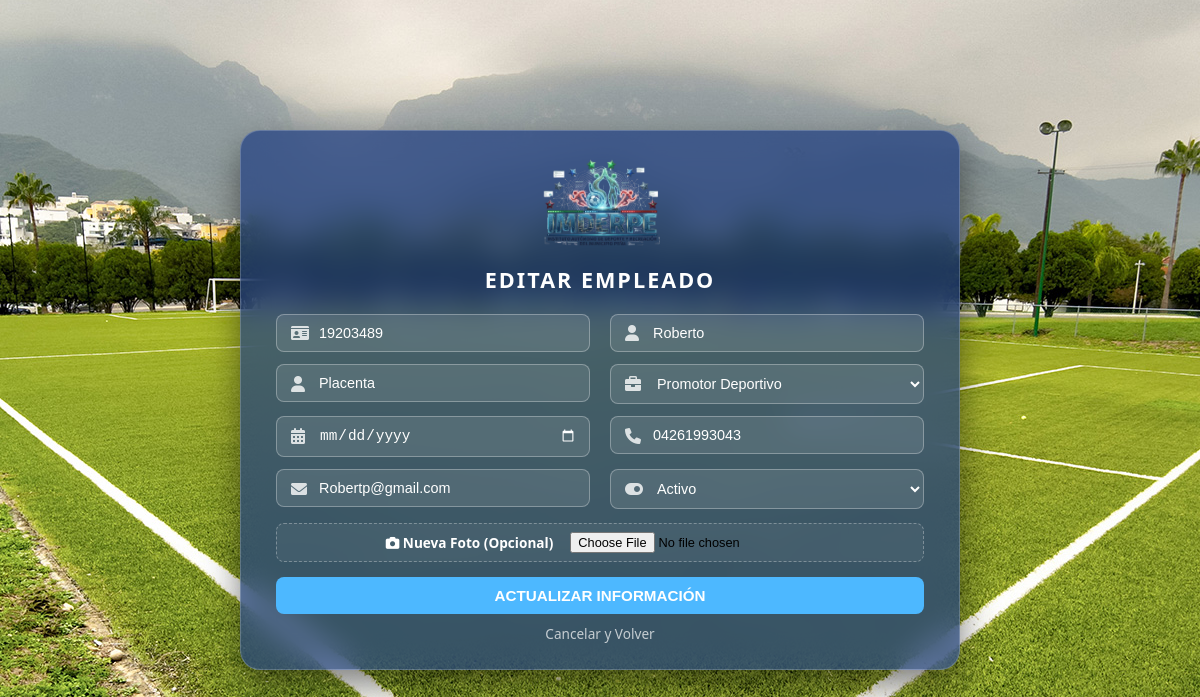
Page /vista/editar_empleado.php?id=2 on the committed database.
### tables this page shows
CREATE TABLE `empleados` (
  `id` int(11) NOT NULL,
  `cedula` varchar(8) NOT NULL,
  `nombre` varchar(100) NOT NULL,
  `apellido` varchar(100) NOT NULL,
  `foto` varchar(255) NOT NULL DEFAULT 'defaultavatar.png',
  `cargo` enum('Por asignar','Presidente','Administrador','Jefe de Planificación','Jefe de la Oficina de la OAC','Promotor Deportivo','Médica','Supervisor Deportivo','Asistente Administrativo','Secretaria','Entrenador Deportivo','Analista de RRHH','Obrero Fijo','Obrero Contratado') NOT NULL DEFAULT 'Por asignar',
  `telefono` varchar(20) NOT NULL,
  `correo` varchar(100) NOT NULL,
  `estado` enum('activo','inactivo') NOT NULL,
  `fecha_ingreso` date DEFAULT NULL
);

### vista/editar_empleado.php (the view, shortened to what this page needs)
<?php
require_once '../controlador/conexion.php';
if (isset($_GET['id'])) {
    $id = intval($_GET['id']);
    $sql = "SELECT * FROM empleados WHERE id = $id";
    $resultado = $conexion->query($sql);
    $empleado = $resultado->fetch_assoc();
} else {
    header("Location: ver_empleados.php");
    exit();
}
?>
<!DOCTYPE html>
<html lang="es">
<head>
    <link rel="stylesheet" href="../estilo/style7.css">
    <link rel="stylesheet" href="https://cdnjs.cloudflare.com/ajax/libs/font-awesome/6.0.0/css/all.min.css">
</head>
<body>
    <div class="login-container">
        <form action="../controlador/controlador_editar_empleado.php" method="POST" enctype="multipart/form-data" class="glass-form">
            <div class="logo-container">
                <img src="../estilo/logo.png" alt="Logo IMDERPE" class="logo-form">
            </div>
            <h2 class="form-title">Editar Empleado</h2>
            <div class="form-grid">
                <div class="input-group">
                    <i class="fas fa-id-card"></i>
                    <input type="text" name="cedula" value="<?php echo htmlspecialchars($empleado['cedula']); ?>" placeholder="Cédula de Identidad" required>
                </div>
                <div class="input-group">
                    <i class="fas fa-user"></i>
                    <input type="text" name="nombre" value="<?php echo htmlspecialchars($empleado['nombre']); ?>" placeholder="Nombres" required>
                </div>
                <div class="input-group">
                    <i class="fas fa-user"></i>
                    <input type="text" name="apellido" value="<?php echo htmlspecialchars($empleado['apellido']); ?>" placeholder="Apellidos" required>
                </div>
                <div class="input-group">
                    <i class="fas fa-briefcase"></i>
                    <select name="cargo" required>
                        <option value="Promotor Deportivo" <?php echo ($empleado['cargo'] == 'Promotor Deportivo') ? 'selected' : ''; ?>>Promotor Deportivo</option>
                    </select>
                </div>
                <div class="input-group">
                    <i class="fas fa-calendar-alt"></i>
                    <input type="date" name="fecha_ingreso" value="<?php echo $empleado['fecha_ingreso']; ?>" title="Fecha de Ingreso">
                </div>
                <div class="input-group">
                    <i class="fas fa-phone"></i>
                    <input type="text" name="telefono" value="<?php echo htmlspecialchars($empleado['telefono']); ?>" placeholder="Número de Teléfono" required>
                </div>
                <div class="input-group">
                    <i class="fas fa-envelope"></i>
                    <input type="email" name="correo" value="<?php echo htmlspecialchars($empleado['correo']); ?>" placeholder="Correo Electrónico" required>
                </div>
                <div class="input-group">
                    <i class="fas fa-toggle-on"></i>
                    <select name="estado" required>
                        <option value="activo" <?php echo ($empleado['estado'] == 'activo') ? 'selected' : ''; ?>>Activo</option>
                    </select>
                </div>
            </div>
            <div class="file-group">
                <label class="file-label" for="foto">
                    <i class="fas fa-camera"></i> Nueva Foto (Opcional)
                </label>
                <input type="file" id="foto" name="foto" accept="image/*">
            </div>
            <div class="action-row">
                <button type="submit" class="btn-update">Actualizar Información</button>
                <a href="ver_empleados.php" class="btn-cancel">Cancelar y Volver</a>
            </div>
        </form>
    </div>
</body>
</html>

### estilo/style7.css (style rules this page uses)
body { margin: 0; padding: 0; font-family: 'Segoe UI', sans-serif; background-image: url('../estilo/background_cancha.jpg'); background-size: cover; background-position: center; background-attachment: fixed; height: 100vh; display: flex; justify-content: center; align-items: center; overflow: hidden; }
.login-container { width: 100%; max-width: 720px; padding: 15px; }
.glass-form { background: rgba(29, 61, 129, 0.7); backdrop-filter: blur(15px); -webkit-backdrop-filter: blur(15px); border: 1px solid rgba(255, 255, 255, 0.2); border-radius: 20px; padding: 25px 35px; box-shadow: 0 15px 35px rgba(0,0,0,0.5); text-align: center; }
.logo-form { width: 128px; height: auto; margin-bottom: 10px; display: block; margin-left: auto; margin-right: auto; }
.form-title { color: white; margin-bottom: 20px; text-transform: uppercase; letter-spacing: 2px; font-size: 1.35rem; }
.form-grid { display: grid; grid-template-columns: 1fr 1fr; gap: 12px 20px; }
.input-group { position: relative; margin-bottom: 0px; }
.input-group i { position: absolute; left: 15px; top: 50%; transform: translateY(-50%); color: rgba(255, 255, 255, 0.8); z-index: 2; }
.input-group input, .input-group select { width: 100%; padding: 10px 12px 10px 42px; background: rgba(255, 255, 255, 0.1) !important; border: 1px solid rgba(255, 255, 255, 0.3); border-radius: 8px; color: white; outline: none; box-sizing: border-box; font-size: 0.9rem; }
.input-group input::placeholder { color: rgba(255, 255, 255, 0.8); }
.input-group select option { background: #1D3D81; color: white; }
.file-group { grid-column: span 2; margin-top: 14px; background: rgba(255, 255, 255, 0.05); border: 1px dashed rgba(255, 255, 255, 0.3); border-radius: 8px; padding: 6px; display: flex; align-items: center; justify-content: center; gap: 15px; }
.file-label { color: white; font-size: 0.85rem; font-weight: 600; cursor: pointer; }
.file-group input[type="file"] { background: transparent !important; border: none; padding: 2px; font-size: 0.8rem; width: auto; }
.action-row { margin-top: 15px; }
.btn-update { width: 100%; padding: 10px; background: #4db8ff; border: none; border-radius: 8px; color: white; font-weight: bold; cursor: pointer; transition: 0.3s; text-transform: uppercase; font-size: 0.95rem; }
.btn-cancel { display: inline-block; margin-top: 10px; color: white; text-decoration: none; font-size: 0.85rem; opacity: 0.7; transition: 0.3s; }

### rows in the picture
empleados: cedula "19203489", nombre "Roberto", apellido "Placenta", cargo "Promotor Deportivo", telefono "04261993043", correo "Robertp@gmail.com", estado "Activo"
